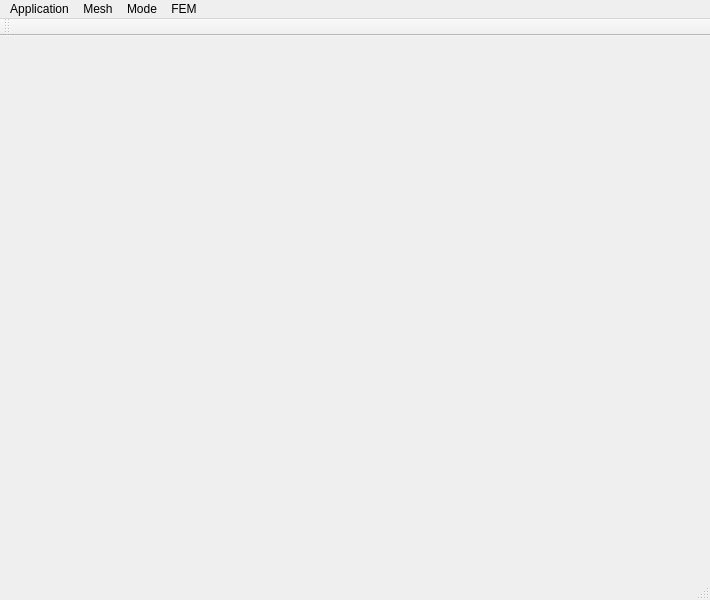
<?xml version="1.0" encoding="UTF-8"?>
<ui version="4.0">
 <class>MainWindow</class>
 <widget class="QMainWindow" name="MainWindow">
  <property name="geometry">
   <rect>
    <x>0</x>
    <y>0</y>
    <width>710</width>
    <height>600</height>
   </rect>
  </property>
  <property name="windowTitle">
   <string>MainWindow</string>
  </property>
  <widget class="QWidget" name="centralWidget">
   <layout class="QGridLayout" name="gridLayout">
    <property name="leftMargin">
     <number>0</number>
    </property>
    <property name="topMargin">
     <number>0</number>
    </property>
    <property name="rightMargin">
     <number>0</number>
    </property>
    <property name="bottomMargin">
     <number>0</number>
    </property>
    <property name="spacing">
     <number>0</number>
    </property>
    <item row="0" column="0">
     <widget class="FluidFlowView" name="viewWidget" native="true"/>
    </item>
   </layout>
  </widget>
  <widget class="QToolBar" name="mainToolBar">
   <attribute name="toolBarArea">
    <enum>TopToolBarArea</enum>
   </attribute>
   <attribute name="toolBarBreak">
    <bool>false</bool>
   </attribute>
  </widget>
  <widget class="QStatusBar" name="statusBar"/>
  <widget class="QMenuBar" name="menuBar">
   <property name="geometry">
    <rect>
     <x>0</x>
     <y>0</y>
     <width>710</width>
     <height>21</height>
    </rect>
   </property>
   <widget class="QMenu" name="menuModes">
    <property name="title">
     <string>Mode</string>
    </property>
    <addaction name="actionView"/>
    <addaction name="actionEdit"/>
    <addaction name="separator"/>
    <addaction name="actionColourBoundary"/>
    <addaction name="actionColourValue"/>
    <addaction name="separator"/>
    <addaction name="actionShowMesh"/>
    <addaction name="actionShowTextures"/>
   </widget>
   <widget class="QMenu" name="menuMesh">
    <property name="title">
     <string>Mesh</string>
    </property>
    <addaction name="actionNew"/>
    <addaction name="actionLoad"/>
    <addaction name="actionSave"/>
   </widget>
   <widget class="QMenu" name="menuApplication">
    <property name="title">
     <string>Application</string>
    </property>
    <addaction name="actionAbout"/>
    <addaction name="actionExit"/>
   </widget>
   <widget class="QMenu" name="menuFEM">
    <property name="title">
     <string>FEM</string>
    </property>
    <addaction name="actionStart"/>
    <addaction name="actionMatrices"/>
   </widget>
   <addaction name="menuApplication"/>
   <addaction name="menuMesh"/>
   <addaction name="menuModes"/>
   <addaction name="menuFEM"/>
  </widget>
  <action name="actionView">
   <property name="checkable">
    <bool>true</bool>
   </property>
   <property name="checked">
    <bool>true</bool>
   </property>
   <property name="text">
    <string>Mesh overview mode</string>
   </property>
  </action>
  <action name="actionLoad">
   <property name="enabled">
    <bool>false</bool>
   </property>
   <property name="text">
    <string>Load</string>
   </property>
  </action>
  <action name="actionSave">
   <property name="enabled">
    <bool>false</bool>
   </property>
   <property name="text">
    <string>Save</string>
   </property>
  </action>
  <action name="actionEdit">
   <property name="checkable">
    <bool>true</bool>
   </property>
   <property name="text">
    <string>Mesh editing mode</string>
   </property>
  </action>
  <action name="actionAbout">
   <property name="text">
    <string>About</string>
   </property>
  </action>
  <action name="actionExit">
   <property name="text">
    <string>Exit</string>
   </property>
  </action>
  <action name="actionNew">
   <property name="text">
    <string>New</string>
   </property>
  </action>
  <action name="actionStart">
   <property name="text">
    <string>Start</string>
   </property>
  </action>
  <action name="actionMatrices">
   <property name="text">
    <string>Matrices</string>
   </property>
  </action>
  <action name="actionColourBoundary">
   <property name="checkable">
    <bool>true</bool>
   </property>
   <property name="checked">
    <bool>true</bool>
   </property>
   <property name="text">
    <string>Colour points by boundary/free status</string>
   </property>
  </action>
  <action name="actionColourValue">
   <property name="checkable">
    <bool>true</bool>
   </property>
   <property name="text">
    <string>Colour points by value</string>
   </property>
  </action>
  <action name="actionShowMesh">
   <property name="checkable">
    <bool>true</bool>
   </property>
   <property name="checked">
    <bool>true</bool>
   </property>
   <property name="text">
    <string>Show only mesh</string>
   </property>
  </action>
  <action name="actionShowTextures">
   <property name="checkable">
    <bool>true</bool>
   </property>
   <property name="enabled">
    <bool>false</bool>
   </property>
   <property name="text">
    <string>Show textures</string>
   </property>
  </action>
 </widget>
 <layoutdefault spacing="6" margin="11"/>
 <customwidgets>
  <customwidget>
   <class>FluidFlowView</class>
   <extends>QWidget</extends>
   <header>FluidFlowView.hpp</header>
   <container>1</container>
  </customwidget>
 </customwidgets>
 <resources/>
 <connections/>
</ui>
